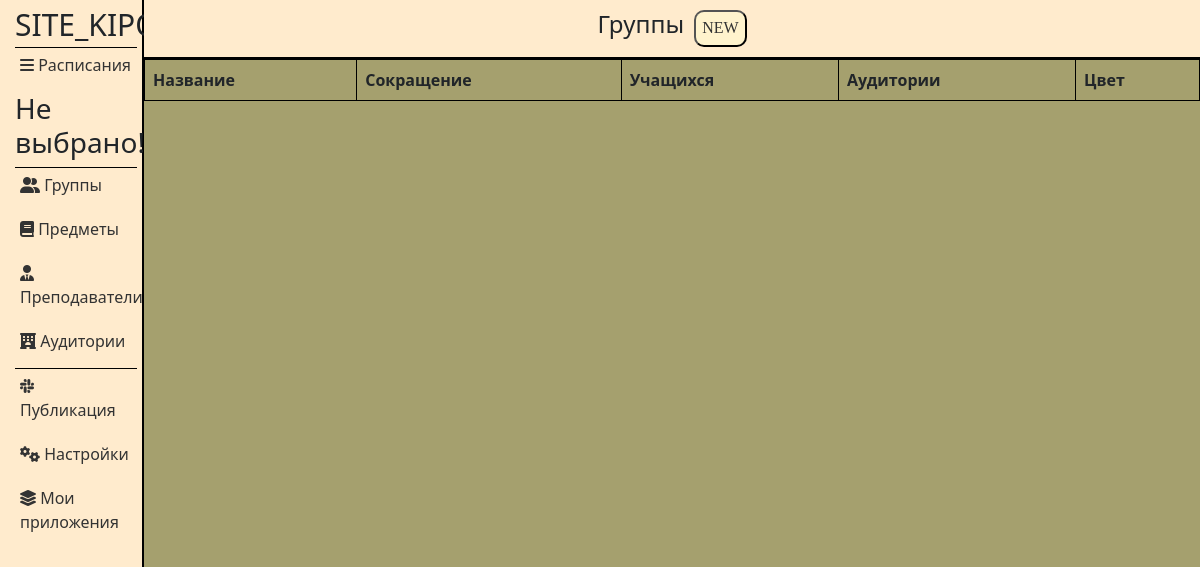
Page /applications/12/groups/ on the earlier database version.
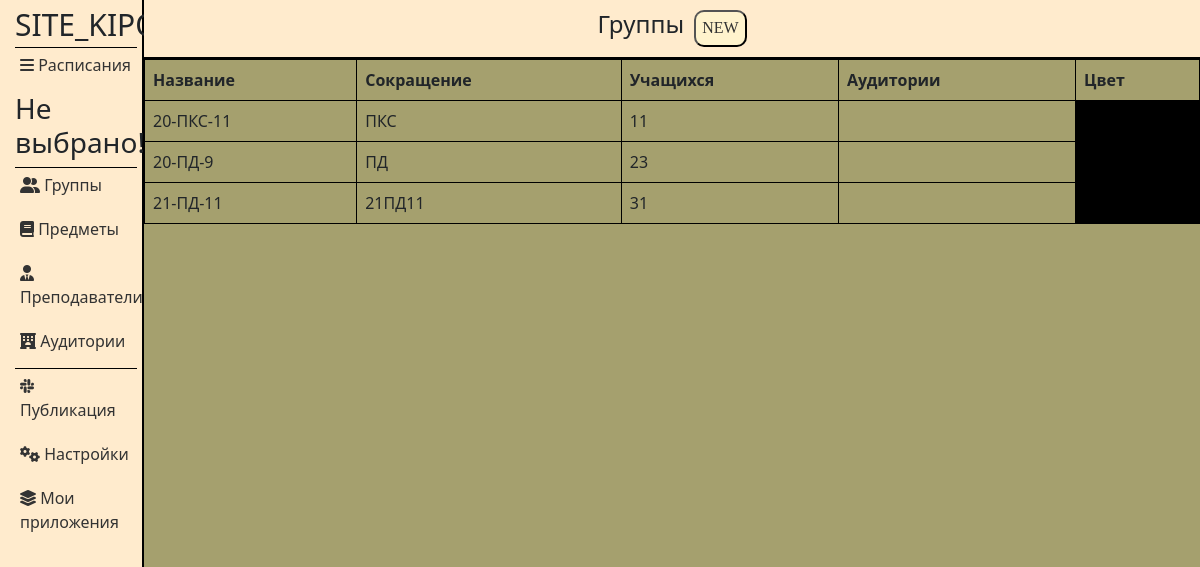
Same page on the later database version.
### applications/models.py (models this page shows, shortened)
class Groups(models.Model):
    title = models.CharField('Название', max_length=50)
    abbreviation = models.CharField('Сокращение', max_length=50)
    students_count = models.CharField('Количество учащихся', max_length=50)
    cabinets = models.CharField('Аудитории', max_length=50)
    color = models.CharField('Цвет', max_length=50)
    application_id = models.ForeignKey(Applications, on_delete=models.CASCADE, related_name='Groups')
    class Meta:
        verbose_name = 'Группа'
        verbose_name_plural = 'Группы'

### applications/views.py (the view)
def groups(request, app_id):
    return handle_form(request, app_id, Groups, GroupsForm, 'applications/groups.html')

### applications/views.py (called while the page is built)
def find_week_title(request):
    week_title = None
    if request.COOKIES.get('selectedElementId'):
        sched_id = request.COOKIES.get('selectedElementId')
        sched_instance = Schedules.objects.get(id=sched_id)
        week_title = sched_instance.title
    else:
        week_title = 'Не выбрано!'
    return week_title

### applications/templates/applications/groups.html (shortened to what this page needs)
{% extends 'applications/layout.html' %}
{% load static %}
{% block content %}
<div class="features">
    <header>
        <h1>Группы</h1>
        <button class="popup-btn" id="open_pop_up">NEW</button>
    </header>
   <table class="table">
    <thead>
        <tr>
            <th>Название</th>
            <th>Сокращение</th>
            <th>Учащихся</th>
            <th>Аудитории</th>
            <th>Цвет</th>
        </tr>
    </thead>
    <tbody>
        {% for el in groups %}
        <tr>
            <td>{{ el.title }}</td>
            <td>{{ el.abbreviation }}</td>
            <td>{{ el.students_count }}</td>
            <td>{{ el.cabinets }}</td>
            <td style="background-color:{{ el.color }}"></td>
        </tr>
        {% endfor %}
    </tbody>
</table>
</div>
{% endblock %}

Differences in the rows shown:
added Groups: title "20-ПКС-11", abbreviation "ПКС", students_count "11"
added Groups: title "20-ПД-9", abbreviation "ПД", students_count "23"
added Groups: title "21-ПД-11", abbreviation "21ПД11", students_count "31"
